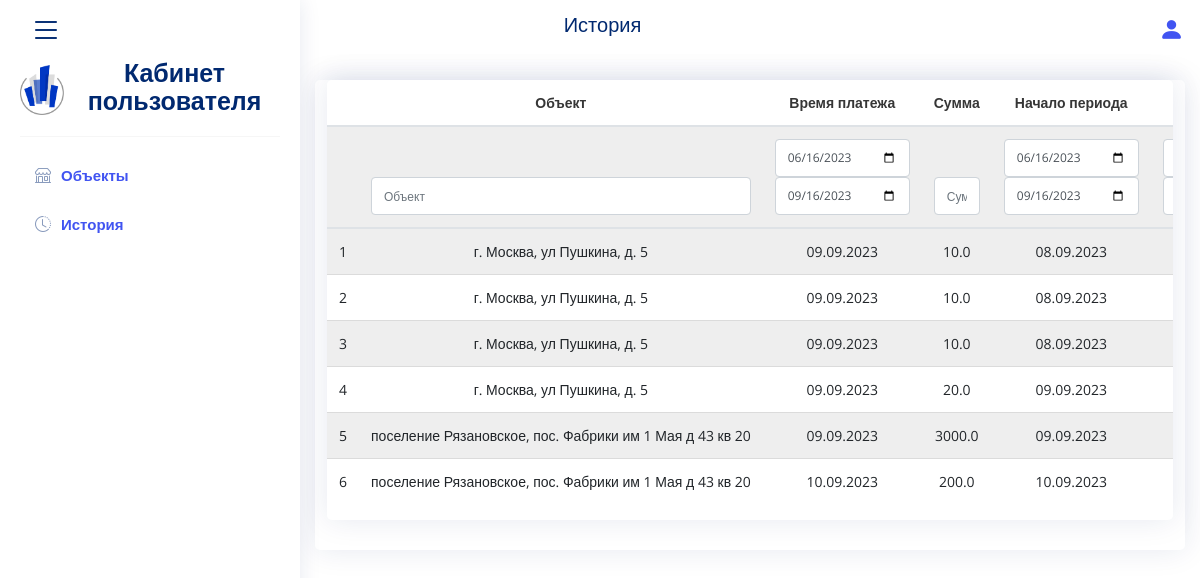
Page /sales (signed in) on the committed database.
### app/models.py (models this page shows)
class User(UserMixin, db.Model):
    id = db.Column(db.Integer, primary_key=True)  # primary keys are required by SQLAlchemy
    org_name = db.Column(db.String(1000))
    login = db.Column(db.String(100))
    password = db.Column(db.String(1000))
    name = db.Column(db.String(100))
    phone = db.Column(db.String(100))
    email = db.Column(db.String(100))
    show = db.Column(db.Integer, default=1)
    status = db.Column(db.String(100), default="active")
    role = db.Column(db.Integer)
    registered = db.Column(db.DateTime)

class Shops(UserMixin, db.Model):
    id = db.Column(db.Integer, primary_key=True)  # primary keys are required by SQLAlchemy
    user_id = db.Column(db.Integer)
    address = db.Column(db.String(1000))
    name = db.Column(db.String(1000))
    phone = db.Column(db.String(100))
    email = db.Column(db.String(100))
    ident = db.Column(db.LargeBinary(length=(16 * 1024)))
    subscr = db.Column(db.LargeBinary(length=(16 * 1024)))
    show = db.Column(db.Integer, default=1)
    registered = db.Column(db.DateTime)
    end = db.Column(db.DateTime)

class Payments(UserMixin, db.Model):
    id = db.Column(db.Integer, primary_key=True)
    shop_id = db.Column(db.Integer)
    manager_id = db.Column(db.Integer)
    registered = db.Column(db.DateTime)
    amount = db.Column(db.REAL, default=0)
    start = db.Column(db.DateTime)
    end = db.Column(db.DateTime)
    show = db.Column(db.Integer, default=1)
    comment = db.Column(db.String(10000))

### app/users.py (the view)
@main.route('/sales', methods=['POST', 'GET'])
@login_required
def sales():
    if current_user.show == 0:
        logout_user()
        return redirect(url_for('auth.login'))
    result = []
    data = []
    filtered = False
    object_search = ''
    client_search = ''
    manager_search = ''
    comment_search = ''
    amount_search = ''
    start_raw = (datetime.now() - timedelta(days=91)).strftime('%Y-%m-%d')
    finish_raw = (datetime.now()).strftime('%Y-%m-%d')
    date = ''
    if current_user.role == 1:
        for i in Shops.query.filter_by(user_id=current_user.id).all():
            if amount_search:
                data += Payments.query.filter_by(shop_id=i.id, show=1, amount=amount_search).all()
            else:
                data += Payments.query.filter_by(shop_id=i.id, show=1).all()
    else:
        if amount_search:
            data += Payments.query.filter_by(show=1, amount=amount_search).all()
        else:
            data += Payments.query.filter_by(show=1).all()
    print(data, bool(amount_search), amount_search)
    start = datetime.strptime(start_raw, '%Y-%m-%d')
    finish = datetime.strptime(finish_raw, '%Y-%m-%d')
    for i in data:
        if Shops.query.filter_by(id=i.shop_id).first():
            object = Shops.query.filter_by(id=i.shop_id).first().address
            manager = User.query.filter_by(id=i.manager_id).first().name
            client = User.query.filter_by(id=Shops.query.filter_by(id=i.shop_id).first().user_id).first().org_name
            if True:
                result.append(
                    {
                        'object': object,
                        'client': client,
                        'manager': manager,
                        'id': i.id,
                        'registered': i.registered.strftime("%d.%m.%Y"),
                        'amount': i.amount,
                        'start': i.start.strftime("%d.%m.%Y"),
                        'end': i.end.strftime("%d.%m.%Y"),
                        'comment': i.comment
                    }
                )
    start_raw = (datetime.now() - timedelta(days=91)).strftime('%Y-%m-%d')
    finish_raw = (datetime.now() + timedelta(days=91)).strftime('%Y-%m-%d')
    today_1_raw = (datetime.now() + timedelta(days=1)).strftime('%Y-%m-%d')
    today_0_raw = (datetime.now() - timedelta(days=1)).strftime('%Y-%m-%d')
    return render_template('sales.html', start=start_raw, finish=finish_raw, today_0=today_0_raw, today_1=today_1_raw,
                           data=result, object=object_search, filtered=filtered, client=client_search,
                           manager=manager_search, comment=comment_search, page_title='История',
                           date=date.strftime('%Y-%m-%d') if date else '', amount=amount_search if amount_search else '', enumerate=enumerate)

### app/__init__.py (called while the page is built)
def create_app():
    app = Flask(__name__)
    app.config['SECRET_KEY'] = '9OLWxND4o83j4K4iuopO'
    app.config['SQLALCHEMY_DATABASE_URI'] = 'sqlite:///DB.db'
    db.init_app(app)
    login_manager = LoginManager()
    login_manager.login_view = 'auth.login'
    login_manager.init_app(app)
    from .models import User
    @login_manager.user_loader
    def load_user(user_id):
        return User.query.get(int(user_id))
    from .auth import auth as auth_blueprint
    app.register_blueprint(auth_blueprint)
    from .users import main as main_blueprint
    app.register_blueprint(main_blueprint)
    def page_not_found(e):
        return render_template('404.html'), 404
    app.register_error_handler(404, page_not_found)
    return app

### app/templates/sales.html (shortened to what this page needs)
{% extends "base.html" %}
{% block content %}
<div class="row">
    <div class="card">
        <div class="card" style="overflow-x:auto;">
            <table class="table"
                   id="table">
                <thead>
                <tr>
                    <th></th>
                    <th data-filter-control="input">Объект</th>
                    <th scope="col">Время платежа</th>
                    <th scope="col">Сумма</th>
                    <th scope="col">Начало периода</th>
                    <th scope="col">Конец периода</th>
                </tr>
                <tr>
                    <form class="d-none d-md-block">
                        <th></th>
                        <th scope="col"><input class="d-none d-md-block form-control col" type="text" name="object"
                                               value="{{ object }}" id="object"
                                               placeholder="Объект" onkeyup="filterTable()"></th>
                        <th scope="col"><input class="d-none d-md-block form-control col" type="date" id="dateFrom"
                                               name="payed" format="dd/mm/yyyy"
                                               value="{{ start }}" onchange="filterTable()">
                            <input class="d-none d-md-block form-control col" type="date" id="dateTo" name="dateTo"
                                   format="dd/mm/yyyy"
                                   value="{{ today_1 }}" onchange="filterTable()"></th>
                        <th scope="col"><input class="d-none d-md-block form-control col" pattern="[1-9]"
                                               name="amount" type="text"
                                               value="{{ amount }}" id="amount"
                                               placeholder="Сумма" onkeyup="filterTable()"></th>
                        <th scope="col"><input class="d-none d-md-block form-control col" type="date" id="startFrom"
                                               format="dd/mm/yyyy"
                                               value="{{ start }}" onchange="filterTable()">
                            <input class="d-none d-md-block form-control col" type="date" id="startTo"
                                   format="dd/mm/yyyy"
                                   value="{{ today_1 }}" onchange="filterTable()"></th>
                        <th scope="col"><input class="d-none d-md-block form-control col" type="date" id="endFrom"
                                               format="dd/mm/yyyy"
                                               value="{{ today_0 }}" onchange="filterTable()">
                            <input class="d-none d-md-block form-control col" type="date" id="endTo"
                                   format="dd/mm/yyyy"
                                   value="{{ finish }}" onchange="filterTable()"></th>
                    </form>
                </tr>
                </thead>
                <tbody>
                {% for j, i in enumerate(data) %}
                <tr>
                    <td></td>
                    <td>{{ i.object }}</td>
                    <td>{{ i.registered }}</td>
                    <td>{{ i.amount }}</td>
                    <td>{{ i.start }}</td>
                    <td>{{ i.end }}</td>
                </tr>
                {% endfor %}
                </tbody>
            </table>
        </div>
    </div>
</div>
{% endblock %}

### app/templates/base.html (shortened to what this page needs)
<!DOCTYPE html>
<html>
<head>
    <link rel="stylesheet" href="https://cdnjs.cloudflare.com/ajax/libs/bulma/0.7.2/css/bulma.min.css"/>
    <link rel="stylesheet"
          href="https://cdnjs.cloudflare.com/ajax/libs/selectize.js/0.13.3/css/selectize.default.min.css"/>
    <link href="{{ url_for("static", filename="vendor/bootstrap/css/bootstrap.min.css") }}" rel="stylesheet">
    <link href="{{ url_for("static", filename="vendor/bootstrap-icons/bootstrap-icons.css") }}" rel="stylesheet">
    <link href="{{ url_for("static", filename="vendor/boxicons/css/boxicons.min.css") }}" rel="stylesheet">
    <link href="{{ url_for("static", filename="vendor/quill/quill.snow.css") }}" rel="stylesheet">
    <link href="{{ url_for("static", filename="vendor/quill/quill.bubble.css") }}" rel="stylesheet">
    <link href="{{ url_for("static", filename="vendor/remixicon/remixicon.css") }}" rel="stylesheet">
    <link href="{{ url_for("static", filename="vendor/simple-datatables/style.css") }}" rel="stylesheet">
    <link rel="stylesheet" href="https://stackpath.bootstrapcdn.com/bootstrap/4.1.2/css/bootstrap.min.css">
    <link rel="stylesheet" type="text/css" href="https://use.fontawesome.com/releases/v5.6.3/css/all.css">
    <link href="https://cdn.jsdelivr.net/npm/suggestions-jquery@21.12.0/dist/css/suggestions.min.css" rel="stylesheet"/>
    <link rel="stylesheet"
          href="https://cdnjs.cloudflare.com/ajax/libs/selectize.js/0.13.3/css/selectize.default.min.css"/>
    <link href="{{ url_for("static", filename="css/style.css") }}" rel="stylesheet">
</head>
<body>
<section>
    <header id="header" class="header fixed-top d-flex align-items-center">
        <div class="d-flex align-items-center justify-content-between">
            <i class="bi bi-list toggle-sidebar-btn"></i>
        </div>
        <nav class="header-nav ms-auto">
        <h5>{{page_title}}</h5>
        </nav>
        <nav class="header-nav ms-auto">
            <ul class="d-flex align-items-center">
                <li class="nav-item dropdown pe-3">
                    <a class="nav-link nav-profile d-flex align-items-center pe-0" href="#" data-bs-toggle="dropdown">
                        <i class="bi bi-person-fill rounded-circle" style="font-size: 25px;"></i>
                    </a>
                </li>
            </ul>
        </nav>
    </header>
    {% if current_user.is_authenticated %}
        <aside id="sidebar" class="sidebar">
            <ul class="sidebar-nav" id="sidebar-nav">
                <a href="{{ url_for('main.profile') }}" style="max-height: 50px">
                    <div style="display: flex;align-items: center"><img
                            src="{{ url_for('static', filename="main-icon.png") }}"
                            style="height:50px;margin: 0 5px 0 0;">
                        <div style="text-align: center;">
                            <h1 class="title" style="font-size: 25px">{{ 'Кабинет пользователя' if current_user.role == 1 else 'Кабинет менеджера' if current_user.role == 2 else 'Кабинет администратора'}}</h1>
                        </div>
                    </div>
                </a>
                <li>
                    <hr class="divider">
                </li>
                {% if current_user.role == 1 %}
                <li class="nav-item">
                    <a class="nav-link collapsed" href="{{ url_for("main.objects") }}">
                        <i class="bi bi-shop"></i>
                        <span>Объекты</span>
                    </a>
                </li>
                {% endif %}
                <li class="nav-item">
                    <a class="nav-link collapsed" href="{{ url_for("main.sales") }}">
                        <i class="bi bi-clock-history"></i>
                        <span>История</span>
                    </a>
                </li>
            </ul>
        </aside>
    {% endif %}
    <main id="main" class="main">
        {% block content %}
        {% endblock %}
    </main>
</section>
</body>
</html>

### app/static/css/style.css (style rules this page uses)
:root { scroll-behavior: smooth; }
body { font-family: "Open Sans", sans-serif; background: #f6f9ff; color: #444444; }
a { color: #4154f1; text-decoration: none; }
h1, h2, h3, h4, h5, h6 { font-family: "Nunito", sans-serif; }
#main { margin-top: 60px; padding: 20px 30px; transition: all 0.3s; }
.card { margin-bottom: 30px; border: none; border-radius: 5px; box-shadow: 0px 0 30px rgba(1, 41, 112, 0.1); }
.header { transition: all 0.5s; z-index: 997; height: 60px; box-shadow: 0px 2px 20px rgba(1, 41, 112, 0.1); background-color: #fff; padding-left: 20px; }
.header .toggle-sidebar-btn { font-size: 32px; padding-left: 10px; cursor: pointer; color: #012970; }
.header-nav ul { list-style: none; }
.header-nav>ul { margin: 0; padding: 0; }
.header-nav .nav-profile { color: #012970; }
.sidebar { position: fixed; top: 60px; left: 0; bottom: 0; width: 300px; z-index: 996; transition: all 0.3s; padding: 20px; overflow-y: auto; scrollbar-width: thin; scrollbar-color: #aab7cf transparent; box-shadow: 0px 0px 20px rgba(1, 41, 112, 0.1); background-color: #fff; }
@media (min-width: 1200px) { #main, #footer { margin-left: 300px; } }
.sidebar-nav { padding: 0; margin: 0; list-style: none; }
.sidebar-nav li { padding: 0; margin: 0; list-style: none; }
.sidebar-nav .nav-item { margin-bottom: 5px; }
.sidebar-nav .nav-link { display: flex; align-items: center; font-size: 15px; font-weight: 600; color: #4154f1; transition: 0.3; background: #f6f9ff; padding: 10px 15px; border-radius: 4px; }
.sidebar-nav .nav-link i { font-size: 16px; margin-right: 10px; color: #4154f1; }
.sidebar-nav .nav-link.collapsed { color: #012970; background: #fff; }
.sidebar-nav .nav-link.collapsed i { color: #899bbd; }

### app/templates/base.html (style rules this page uses)
body { font-size: 12px !important; background-color: #fff; }
a { color: #ffffff }
a { color: #4154f1 !important; text-decoration: none; }
h1, h2, h3, h4, h5, h6 { color: #012970 !important; font-family: "Nunito", sans-serif; }
.row { text-align: center !important; }
.header { transition: all 0.5s; z-index: 997; height: 60px; box-shadow: 0px 2px 20px transparent !important; background-color: transparent !important; padding-left: 20px; }
.sidebar { top: 0 !important; padding: 60px 20px !important; }
table { margin-top: 0 !important; font-size: 12px; }

### app/templates/sales.html (style rules this page uses)
.form-control { font-size: 12px; }
table { margin-top: 40px; }
table { border-collapse: collapse; }
tr:nth-child(even) { background: #EEE; }
table thead th { white-space: nowrap; font-size: 14px; text-align: center; }
table tbody tr { white-space: nowrap; font-size: 14px; text-align: center; }
table thead th { white-space: nowrap; font-size: 14px; }
table tbody tr { white-space: nowrap; font-size: 14px; }

### rows in the picture
User: role "Кабинет пользователя"
Shops: object "г. Москва, ул Пушкина, д. 5" "г. Москва, ул Пушкина, д. 5" "г. Москва, ул Пушкина, д. 5" "г. Москва, ул Пушкина, д. 5"
Payments: amount "10.0"
Payments: amount "10.0"
Payments: amount "10.0"
Payments: amount "20.0"
Shops: object "поселение Рязановское, пос. Фабрики им 1 Мая д 43 кв 20"
Payments: amount "3000.0"
Shops: object "поселение Рязановское, пос. Фабрики им 1 Мая д 43 кв 20"
Payments: amount "200.0"

### other values in the picture
{{ page_title }} "История"
{{ i.registered }} "09.09.2023" "09.09.2023" "09.09.2023" "09.09.2023" "09.09.2023" "10.09.2023"
{{ i.start }} "08.09.2023" "08.09.2023" "08.09.2023" "09.09.2023" "09.09.2023" "10.09.2023"
